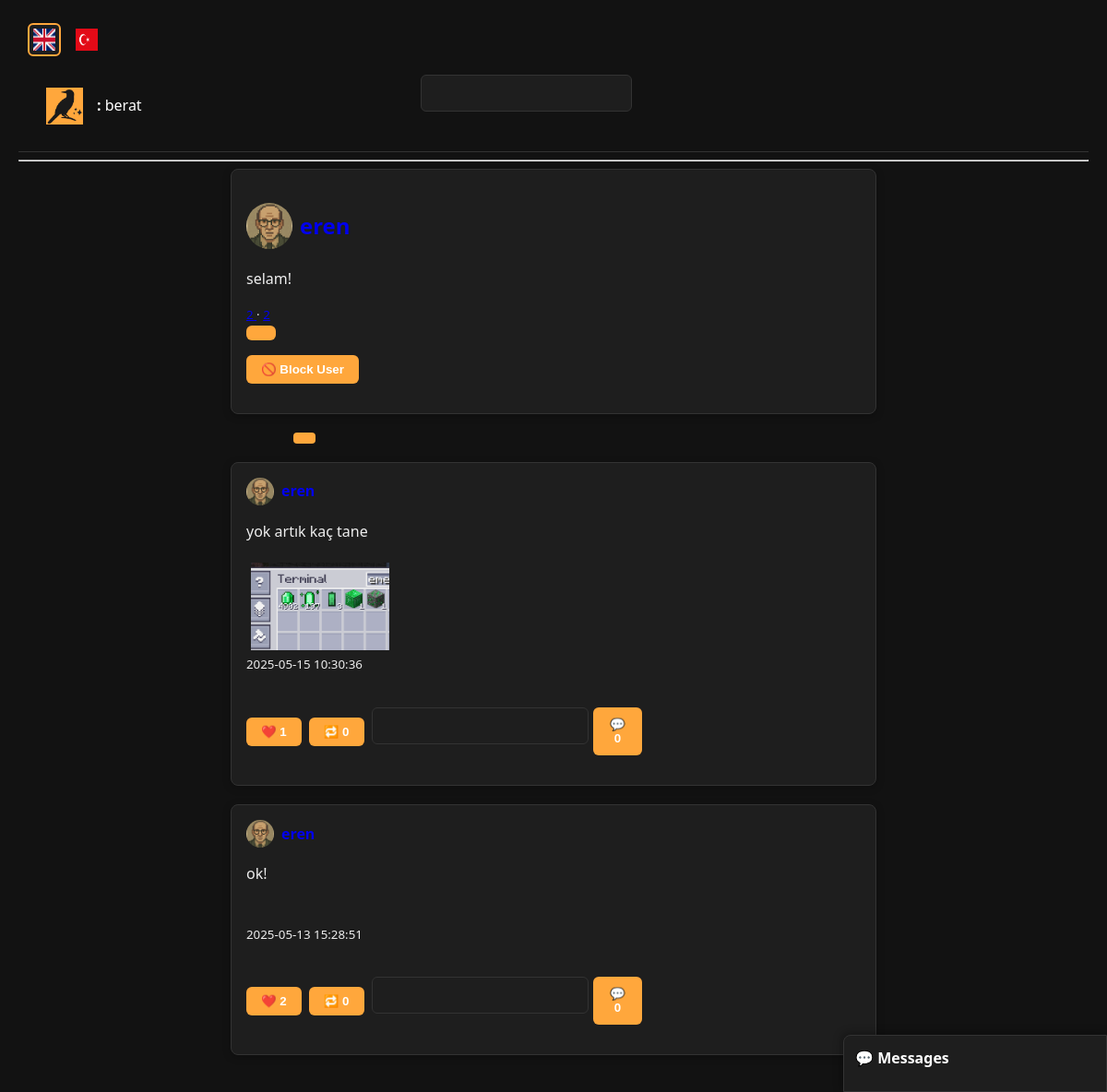
/user.php?u=eren&tab=likes (signed in), run on the app's committed database.
### tables this page shows
CREATE TABLE `users` (
  `id` int(11) NOT NULL,
  `username` varchar(50) NOT NULL,
  `email` varchar(100) NOT NULL,
  `password` varchar(255) NOT NULL,
  `bio` text DEFAULT NULL,
  `profile_pic` varchar(255) DEFAULT NULL,
  `created_at` timestamp NOT NULL DEFAULT current_timestamp()
);

CREATE TABLE `thoughts` (
  `id` int(11) NOT NULL,
  `user_id` int(11) NOT NULL,
  `content` varchar(280) NOT NULL,
  `created_at` timestamp NOT NULL DEFAULT current_timestamp(),
  `original_thought_id` int(11) DEFAULT NULL,
  `quote_id` int(11) DEFAULT NULL
);

CREATE TABLE `thought_images` (
  `id` int(11) NOT NULL,
  `thought_id` int(11) NOT NULL,
  `image_path` varchar(255) NOT NULL
);

### includes/lang.php (called while the page is built, shortened)
<?php
$lang = $_SESSION['lang'] ?? ($_COOKIE['lang'] ?? 'en');
$lang_file = __DIR__ . '/../lang/' . $lang . '.php';
if (file_exists($lang_file)) {
    $t = require $lang_file;
} else {
    $t = require __DIR__ . '/../lang/en.php';
}

### user.php (the view, shortened to what this page needs)
<?php
require 'config.php';
require 'includes/lang.php';
require 'includes/functions.php';
include 'templates/header.php';
$username = $_GET['u'] ?? '';
$section = $_GET['tab'] ?? 'posts';
$stmt = $pdo->prepare("SELECT * FROM users WHERE username = ?");
$stmt->execute([$username]);
$user = $stmt->fetch();
$profile_user_id = $user['id'];
$is_self = $profile_user_id === $_SESSION['user_id'];
$stmt = $pdo->prepare("SELECT COUNT(*) FROM follows WHERE followed_id = ?");
$stmt->execute([$profile_user_id]);
$followerCount = $stmt->fetchColumn();
$stmt = $pdo->prepare("SELECT COUNT(*) FROM follows WHERE follower_id = ?");
$stmt->execute([$profile_user_id]);
$followingCount = $stmt->fetchColumn();
$following = false;
if (!$is_self) {
    $stmt = $pdo->prepare("SELECT 1 FROM follows WHERE follower_id = ? AND followed_id = ?");
    $stmt->execute([$_SESSION['user_id'], $profile_user_id]);
    $following = $stmt->fetch();
}
?>
<link rel="stylesheet" href="assets/style.css">
<div class="container">
    <div class="card profile-header">
        <h2><?= render_user_icon($user['username'], 50) ?></h2>
        <?php if (!empty($user['bio'])): ?>
            <p class="profile-bio"><?= nl2br(htmlspecialchars($user['bio'])) ?></p>
        <?php endif; ?>
        <small class="follow-count">
            <a href="#" onclick="loadFollowList('followers')"><?= $followerCount ?> <?= $t['followers'] ?></a> ·
            <a href="#" onclick="loadFollowList('following')"><?= $followingCount ?> <?= $t['following'] ?></a>
        </small>
        <?php if (!$is_self): ?>
            <form method="POST" action="actions/follow.php" class="action-form">
                <button type="submit" class="btn"><?= $following ? $t['unfollow'] : $t['follow'] ?></button>
            </form>
            <form method="POST" action="actions/block_user.php" class="action-form">
                <button type="submit" class="btn">🚫 <?= $t['block_user'] ?? 'Block User' ?></button>
            </form>
        <?php endif; ?>
    </div>
    <div class="tabs">
        <a href="?u=<?= urlencode($username) ?>&tab=posts" class="<?= $section === 'posts' ? 'active' : '' ?>"><?= $t['posts'] ?></a>
        <a href="?u=<?= urlencode($username) ?>&tab=comments" class="<?= $section === 'comments' ? 'active' : '' ?>"><?= $t['comments'] ?></a>
        <a href="?u=<?= urlencode($username) ?>&tab=likes" class="<?= $section === 'likes' ? 'active' : '' ?>"><?= $t['liked'] ?></a>
    </div>
    <?php
    if ($section === 'comments') {
        $stmt = $pdo->prepare("SELECT comments.*, thoughts.content AS post_content, thoughts.id AS thought_id, tu.username AS post_author FROM comments JOIN thoughts ON comments.thought_id = thoughts.id JOIN users tu ON thoughts.user_id = tu.id WHERE comments.user_id = ? ORDER BY comments.created_at DESC LIMIT 50");
        $stmt->execute([$profile_user_id]);
        foreach ($stmt->fetchAll() as $comment): ?>
            <div class="card">
                <em><?= $t['commented_on'] ?> <?= render_user_icon($comment['post_author'], 20) ?></em>
                <p><?= nl2br(htmlspecialchars($comment['content'])) ?></p>
                <small><?= $comment['created_at'] ?></small>
            </div>
        <?php endforeach;
    } else {
        if ($section === 'likes') {
            $stmt = $pdo->prepare("SELECT t.*, u.username FROM likes JOIN thoughts t ON likes.thought_id = t.id JOIN users u ON t.user_id = u.id WHERE likes.user_id = ? ORDER BY likes.created_at DESC LIMIT 50");
            $stmt->execute([$profile_user_id]);
        }
        $thoughts = $stmt->fetchAll();
        foreach ($thoughts as $thought):
            $target_id = $thought['original_thought_id'] ?: $thought['id'];
            $likeCount = $pdo->query("SELECT COUNT(*) FROM likes WHERE thought_id = $target_id")->fetchColumn();
            $repostCount = $pdo->query("SELECT COUNT(*) FROM thoughts WHERE original_thought_id = $target_id")->fetchColumn();
            $quoteCount = $pdo->query("SELECT COUNT(*) FROM thoughts WHERE quote_id = $target_id")->fetchColumn();
    ?>
    <div onclick="openModal(<?= $target_id ?>)" class="card" style="cursor: pointer;">
        <?php if ($thought['original_thought_id']): ?>
            <em><?= $t['reposted_by'] ?> <?= render_user_icon($thought['username'], 20) ?></em><br>
            <?php if ($thought['original_content'] && $thought['original_username']): ?>
                <strong><?= render_user_icon($thought['original_username'], 20) ?></strong><br>
                <p><?= nl2br(htmlspecialchars($thought['original_content'])) ?></p>
            <?php else: ?>
                <p><i><?= $t['post_deleted_or_unavailable'] ?></i></p>
            <?php endif; ?>
        <?php else: ?>
            <strong><?= render_user_icon($thought['username'], 30) ?></strong><br>
            <p><?= nl2br(htmlspecialchars($thought['content'])) ?></p>
            <?php
            $stmt2 = $pdo->prepare("SELECT image_path FROM thought_images WHERE thought_id = ?");
            $stmt2->execute([$thought['id']]);
            foreach ($stmt2->fetchAll() as $img) {
                echo "<img src='uploads/" . htmlspecialchars($img['image_path']) . "' width='150' style='margin: 5px;'>";
            }
            ?>
        <?php endif; ?>
        <br><small><?= $thought['created_at'] ?></small><br><br>
        <div onclick="event.stopPropagation();" style="margin-top: 10px; display: flex; align-items: center; gap: 8px; flex-wrap: wrap;">
            <form method="POST" action="actions/like.php">
                <button type="submit" class="btn">❤️ <?= $likeCount ?></button>
            </form>
            <form method="POST" action="actions/repost.php">
                <button type="submit" class="btn">🔁 <?= $repostCount ?></button>
            </form>
            <?php if (!$thought['quote_id']): ?>
            <form method="POST" action="actions/quote.php" style="display: flex; gap: 5px;">
                <input type="text" name="content" placeholder="<?= $t['quote_placeholder'] ?>" required>
                <button type="submit" class="btn">💬 <?= $quoteCount ?></button>
            </form>
            <?php endif; ?>
        </div>
    </div>
    <?php endforeach; } ?>
</div>

### includes/functions.php (shortened to what this page needs)
<?php
function render_user_icon($username, $size = 40) {
    global $pdo;
    $stmt = $pdo->prepare("SELECT profile_pic FROM users WHERE username = ?");
    $stmt->execute([$username]);
    $user = $stmt->fetch();
    $img = $user && $user['profile_pic'] ? $user['profile_pic'] : 'default.png';
    $safeUsername = htmlspecialchars($username);
    $escapedImg = htmlspecialchars($img);
    return "<a href='user.php?u={$safeUsername}' style='display: inline-flex; align-items: center; gap: 8px; text-decoration: none;'>
                <img src='uploads/{$escapedImg}' width='{$size}' height='{$size}' style='border-radius:50%; object-fit:cover;'>
                {$safeUsername}
            </a>";
}

### assets/style.css (style rules this page uses)
.container { max-width: 700px; margin: 0 auto; }
.card { background: var(--card); border-radius: 8px; padding: 16px; margin-bottom: 20px; box-shadow: 0 2px 8px rgba(0,0,0,0.25); border: 1px solid var(--border); }
button, .btn { background-color: var(--accent); color: white; border: none; padding: 8px 16px; border-radius: 6px; cursor: pointer; font-weight: 600; transition: background 0.2s; }
input[type="text"], input[type="email"], input[type="password"], textarea { width: 100%; padding: 10px; border-radius: 6px; border: 1px solid var(--border); margin-bottom: 12px; font-size: 16px; background: var(--card); color: var(--text); }
input::placeholder, textarea::placeholder { color: #aaa; }
.tabs { display: flex; gap: 10px; margin-bottom: 20px; }
.tabs a { text-decoration: none; color: var(--text); padding: 6px 12px; border-radius: 4px; transition: background 0.2s; }
.tabs a.active { background-color: var(--accent); color: black; }

### data on the page
users: profile_pic (picture), bio "selam!"
thoughts: user.profile_pic (picture), content "yok artık kaç tane", created_at "2025-05-15 10:30:36", likeCount "1", repostCount "0", quoteCount "0"
thought_images: image_path (picture)
thoughts: user.profile_pic (picture), content "ok!", created_at "2025-05-13 15:28:51", likeCount "2", repostCount "0", quoteCount "0"

### other printed values
$_SESSION['username'] "berat"
$t['direct_messages'] "Messages"
$t['block_user'] "Block User"
